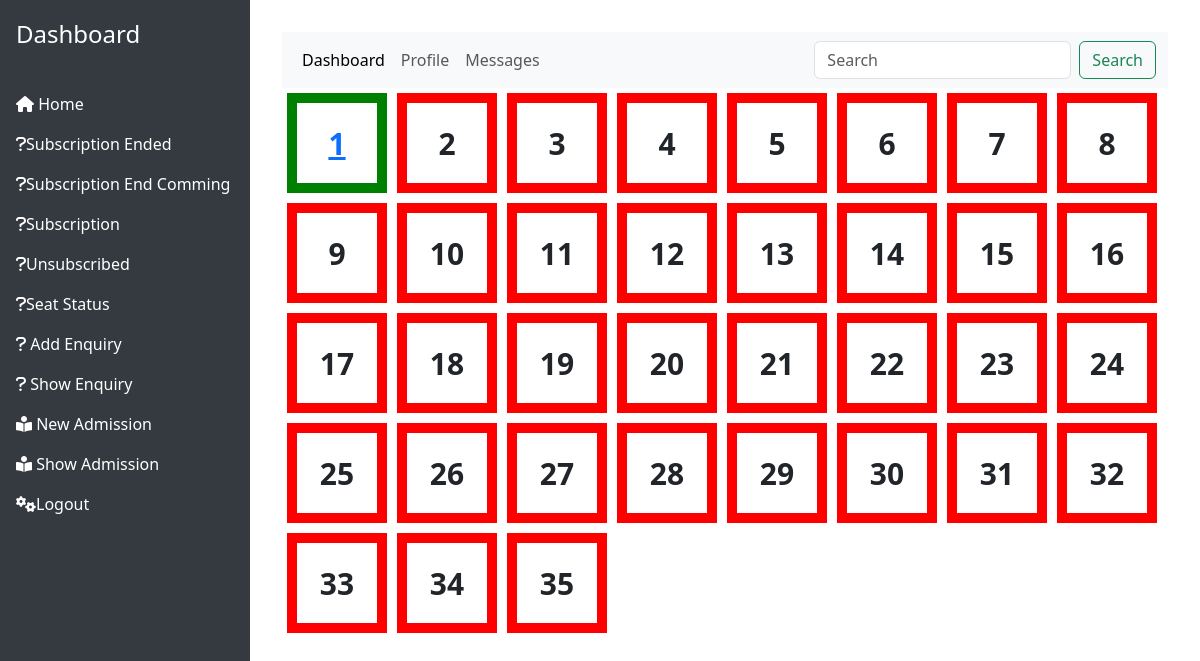
Page /seat_status.php (signed in) on the committed database.
### tables this page shows
CREATE TABLE `seats` (
  `seatid` int(11) NOT NULL,
  `admission_id` varchar(50) DEFAULT NULL
);

### dao.php (called while the page is built, shortened)
<?php
$servername = "localhost";
$username = "root";
$password = "";
$dbname = "erplib";
$conn = mysqli_connect($servername, $username, $password, $dbname);
function query($sql)
{
    global $conn;
    $result = mysqli_query($conn, $sql);
    return $result;
}
function fetchAll($result)
{
    $rows = array();
    while ($row = mysqli_fetch_assoc($result)) {
        $rows[] = $row;
    }
    return $rows;
}
function selectAll($table)
{
    $sql = "select * from $table";
    $result = query($sql);
    return $rows = fetchAll($result);
}
?>

### seat_status.php (the view, shortened to what this page needs)
<?php
if (isset($_SESSION['user'])) {
    ?>
    <?php require_once ("header.php"); ?>
    <?php require_once ("dao.php"); ?>
    <div class="box">
        <?php
        $row = selectAll("seats");
        for ($i = 0; $i < count($row); $i++) {
            if ($row[$i]['admission_id'] == "null") {
                ?>
                  <div class="seat booked"><?php echo $row[$i]['seatid']; ?></div>
                <?php
            } else {
                ?>
               <div class="seat available">
                <a href="viewprofile.php?view=<?php echo $row[$i]['admission_id'];?>"><?php echo $row[$i]['seatid']; ?></a>
                </div>
                <?php
            }
        }
        ?>
    </div>
    <?php require_once ("footer.php"); ?>
<?php
} else {
    header('location:login.php?error=please login in first');
}
?>

### seat_status.php (style rules this page uses)
.box { display: flex; flex-wrap: wrap; }
.seat { height: 100px; width: 100px; margin: 5px; display: flex; align-items: center; justify-content: center; font-size: 30px; font-weight: bold; }
.available { border: 10px solid green; }
.booked { border: 10px solid red; }

### rows in the picture
seats: seatid "1"
seats: seatid "2"
seats: seatid "3"
seats: seatid "4"
seats: seatid "5"
seats: seatid "6"
seats: seatid "7"
seats: seatid "8"
seats: seatid "9"
seats: seatid "10"
seats: seatid "11"
seats: seatid "12"
seats: seatid "13"
seats: seatid "14"
seats: seatid "15"
seats: seatid "16"
seats: seatid "17"
seats: seatid "18"
seats: seatid "19"
seats: seatid "20"
seats: seatid "21"
seats: seatid "22"
seats: seatid "23"
seats: seatid "24"
seats: seatid "25"
seats: seatid "26"
seats: seatid "27"
seats: seatid "28"
seats: seatid "29"
seats: seatid "30"
seats: seatid "31"
seats: seatid "32"
seats: seatid "33"
seats: seatid "34"
seats: seatid "35"
